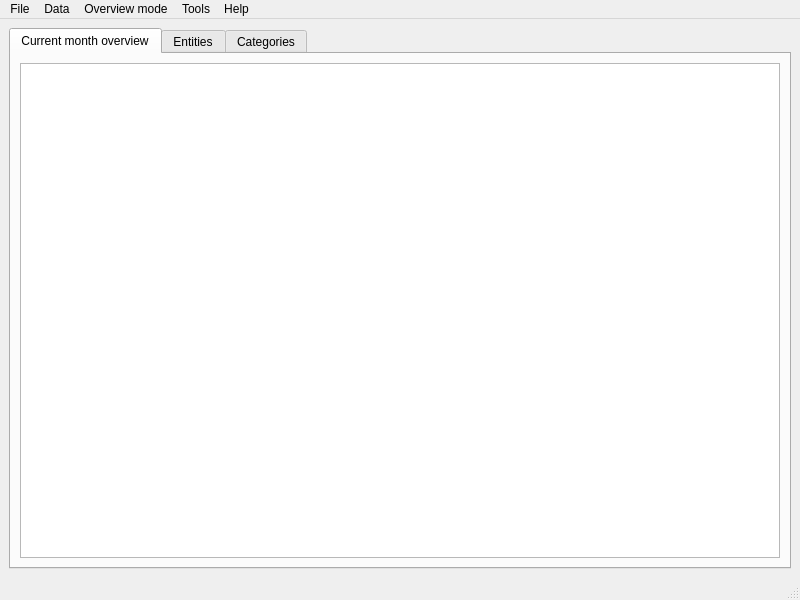
<?xml version="1.0" encoding="UTF-8"?>
<ui version="4.0">
 <class>MainWindow</class>
 <widget class="QMainWindow" name="MainWindow">
  <property name="geometry">
   <rect>
    <x>0</x>
    <y>0</y>
    <width>800</width>
    <height>600</height>
   </rect>
  </property>
  <property name="windowTitle">
   <string>Marvus</string>
  </property>
  <widget class="QWidget" name="centralwidget">
   <layout class="QGridLayout" name="gridLayout">
    <item row="0" column="0">
     <widget class="QTabWidget" name="tabWidget">
      <property name="currentIndex">
       <number>0</number>
      </property>
      <widget class="QWidget" name="tab">
       <attribute name="title">
        <string>Current month overview</string>
       </attribute>
       <layout class="QGridLayout" name="gridLayout_2">
        <item row="0" column="0">
         <widget class="QTableView" name="db_view"/>
        </item>
       </layout>
      </widget>
      <widget class="QWidget" name="tab_2">
       <attribute name="title">
        <string>Entities</string>
       </attribute>
       <layout class="QGridLayout" name="gridLayout_3">
        <item row="0" column="0">
         <widget class="QTableView" name="entity_view"/>
        </item>
       </layout>
      </widget>
      <widget class="QWidget" name="tab_3">
       <attribute name="title">
        <string>Categories</string>
       </attribute>
       <layout class="QGridLayout" name="gridLayout_4">
        <item row="0" column="0">
         <widget class="QTableView" name="category_view"/>
        </item>
       </layout>
      </widget>
     </widget>
    </item>
   </layout>
  </widget>
  <widget class="QMenuBar" name="menubar">
   <property name="geometry">
    <rect>
     <x>0</x>
     <y>0</y>
     <width>800</width>
     <height>22</height>
    </rect>
   </property>
   <widget class="QMenu" name="menuFile">
    <property name="title">
     <string>File</string>
    </property>
    <addaction name="separator"/>
    <addaction name="separator"/>
    <addaction name="actionNew"/>
    <addaction name="actionOpen"/>
    <addaction name="actionImport"/>
    <addaction name="separator"/>
    <addaction name="separator"/>
    <addaction name="actionExit"/>
   </widget>
   <widget class="QMenu" name="menuData">
    <property name="title">
     <string>Data</string>
    </property>
    <addaction name="actionAdd"/>
    <addaction name="actionBackup"/>
   </widget>
   <widget class="QMenu" name="menuTools">
    <property name="title">
     <string>Tools</string>
    </property>
    <addaction name="actionEntity_manager"/>
   </widget>
   <widget class="QMenu" name="menuAboit">
    <property name="title">
     <string>Help</string>
    </property>
    <addaction name="actionAbot"/>
    <addaction name="actionLicense"/>
   </widget>
   <widget class="QMenu" name="menuOverview_mode">
    <property name="title">
     <string>Overview mode</string>
    </property>
    <widget class="QMenu" name="menuCurrent_month_by_category">
     <property name="title">
      <string>Current month</string>
     </property>
     <addaction name="actionBy_category"/>
     <addaction name="actionBy_Entity"/>
     <addaction name="actionBy_entity_category"/>
    </widget>
    <addaction name="menuCurrent_month_by_category"/>
    <addaction name="actionAll_logs"/>
    <addaction name="actionYear_overview"/>
    <addaction name="actionYear_summary"/>
   </widget>
   <addaction name="menuFile"/>
   <addaction name="menuData"/>
   <addaction name="menuOverview_mode"/>
   <addaction name="menuTools"/>
   <addaction name="menuAboit"/>
  </widget>
  <widget class="QStatusBar" name="statusbar"/>
  <action name="actionImport">
   <property name="icon">
    <iconset theme="QIcon::ThemeIcon::DriveHarddisk"/>
   </property>
   <property name="text">
    <string>Import</string>
   </property>
  </action>
  <action name="actionExit">
   <property name="icon">
    <iconset theme="QIcon::ThemeIcon::SystemLogOut"/>
   </property>
   <property name="text">
    <string>Exit</string>
   </property>
   <property name="menuRole">
    <enum>QAction::MenuRole::QuitRole</enum>
   </property>
  </action>
  <action name="actionNew">
   <property name="icon">
    <iconset theme="QIcon::ThemeIcon::DocumentNew"/>
   </property>
   <property name="text">
    <string>New</string>
   </property>
  </action>
  <action name="actionOpen">
   <property name="icon">
    <iconset theme="QIcon::ThemeIcon::DocumentOpen"/>
   </property>
   <property name="text">
    <string>Open</string>
   </property>
  </action>
  <action name="actionAdd">
   <property name="text">
    <string>Add</string>
   </property>
  </action>
  <action name="actionAbot">
   <property name="text">
    <string>About</string>
   </property>
  </action>
  <action name="actionLicense">
   <property name="text">
    <string>License</string>
   </property>
  </action>
  <action name="actionEntity_manager">
   <property name="text">
    <string>Entity manager</string>
   </property>
  </action>
  <action name="actionBackup">
   <property name="text">
    <string>Backup</string>
   </property>
  </action>
  <action name="actionAll_logs">
   <property name="text">
    <string>All logs</string>
   </property>
  </action>
  <action name="actionYear_overview">
   <property name="text">
    <string>Year overview</string>
   </property>
  </action>
  <action name="actionBy_category">
   <property name="text">
    <string>By category</string>
   </property>
  </action>
  <action name="actionBy_Entity">
   <property name="text">
    <string>By Entity</string>
   </property>
  </action>
  <action name="actionBy_entity_category">
   <property name="text">
    <string>By entity &amp; category</string>
   </property>
  </action>
  <action name="actionYear_summary">
   <property name="text">
    <string>Year summary</string>
   </property>
  </action>
 </widget>
 <resources/>
 <connections/>
</ui>
